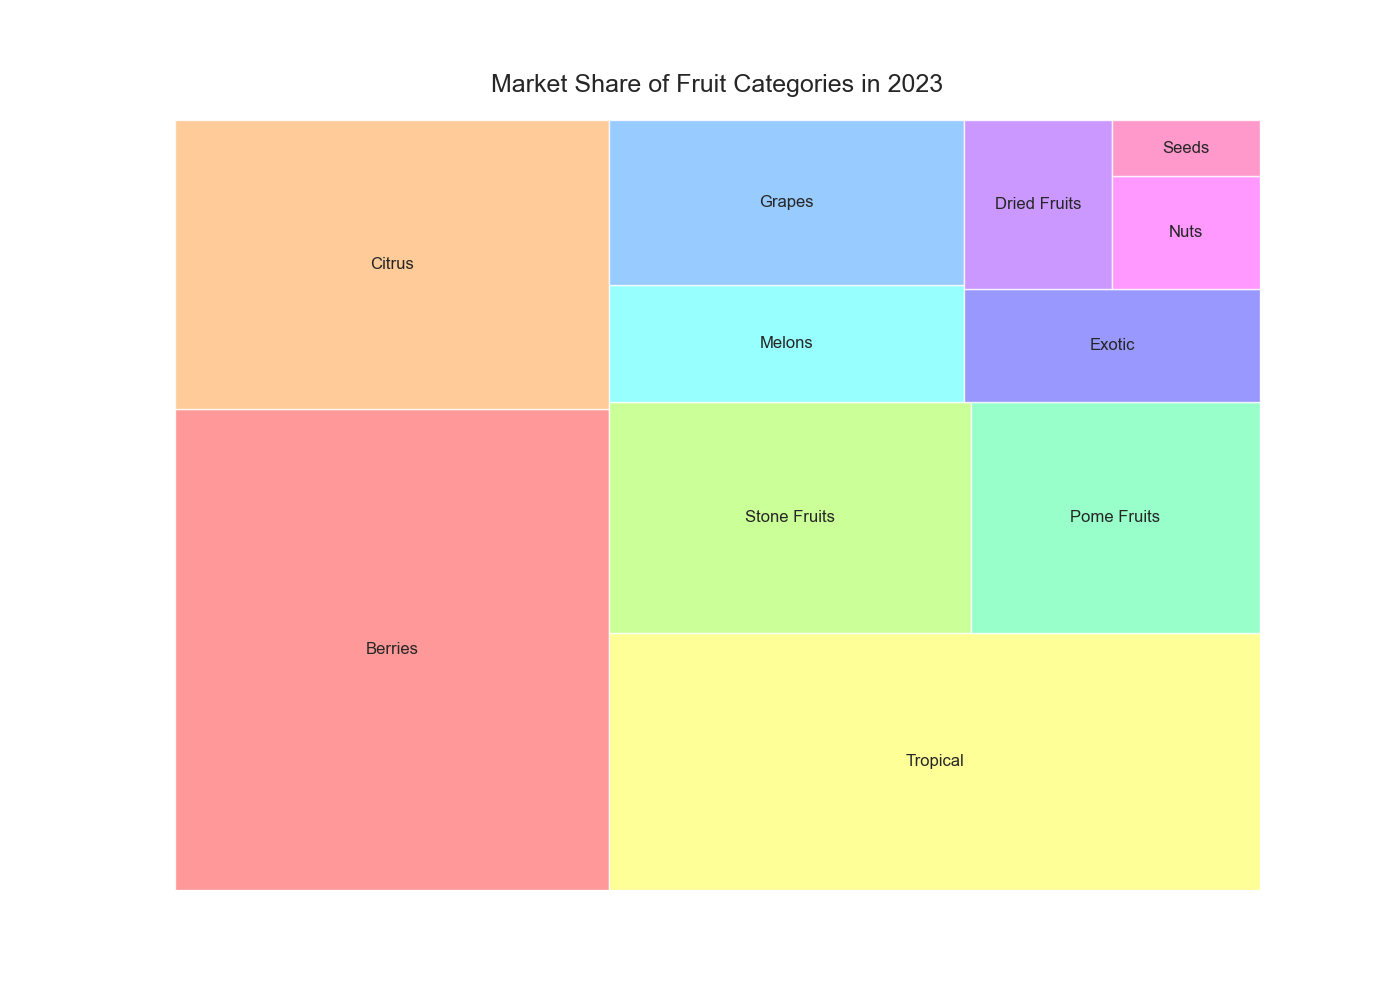

Source code (Python):

import matplotlib.pyplot as plt
import pandas as pd
import squarify

# Define the dataframe
data = {
    'Category': ['Berries', 'Citrus', 'Tropical', 'Stone Fruits', 'Pome Fruits', 'Melons', 'Grapes', 'Exotic', 'Dried Fruits', 'Nuts', 'Seeds'],
    'Market Share': [25, 15, 20, 10, 8, 5, 7, 4, 3, 2, 1]
}

df = pd.DataFrame(data)

# Define color list
colors = ['#ff7f7f', '#ffbf7f', '#ffff7f', '#bfff7f', '#7fffbf', '#7fffff', '#7fbfff', '#7f7fff', '#bf7fff', '#ff7fff', '#ff7fbf']

# Plot
plt.figure(figsize=(14, 10))
squarify.plot(sizes=df['Market Share'], label=df['Category'], color=colors, alpha=0.8)

plt.axis('off')
plt.title('Market Share of Fruit Categories in 2023', fontsize=18, pad=20)
plt.show()
